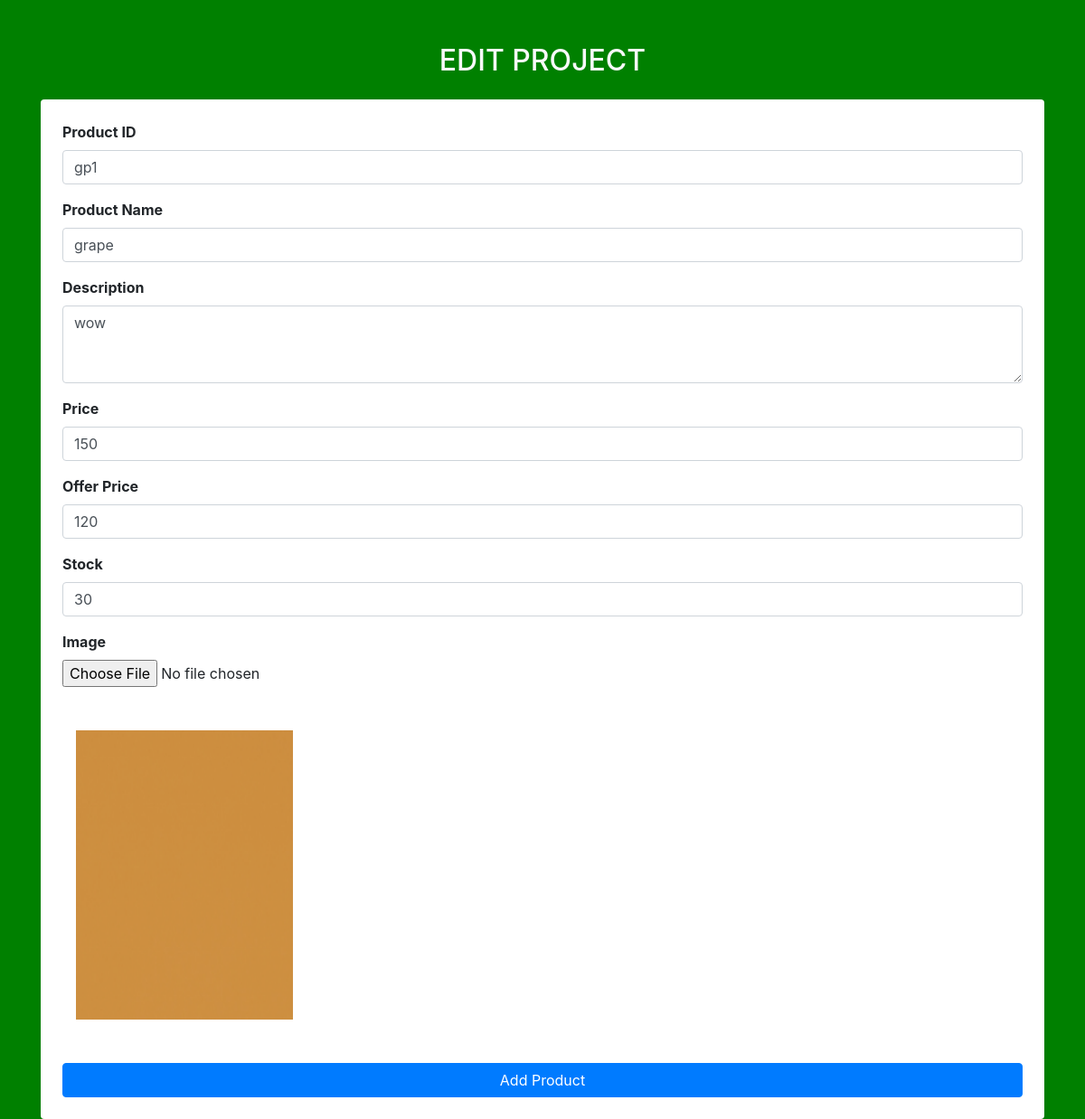
/editproduct/2, run on the app's committed database.
### app/models.py (models this page shows)
class product(models.Model):
    pid=models.TextField()
    name=models.TextField()
    dis=models.TextField()
    price=models.IntegerField()
    offer_price=models.IntegerField()
    stock=models.IntegerField()
    img=models.FileField()

### app/views.py (the view)
# urls.py: path('editproduct/<pid>',views.editproduct),
def editproduct(req,pid):
    if req.method=='POST':
        p_id=req.POST['pid']
        name=req.POST['name']
        dis=req.POST['dis']
        price=req.POST['price']
        off_p=req.POST['off_p']
        stock=req.POST['stock']
        file=req.FILES.get('img')
        if file:
            product.objects.filter(pk=pid).update(pid=p_id,name=name,dis=dis,price=price,offer_price=off_p,stock=stock)
            data=product.objects.get(pk=pid)
            data.img=file
            data.save()
        else:
            product.objects.filter(pk=pid).update(pid=p_id,name=name,dis=dis,price=price,offer_price=off_p,stock=stock)
        return redirect(shop_home)
    else:
        data=product.objects.get(pk=pid)
        return render(req,'shop/edit.html',{'data':data})

### templates/shop/edit.html (shortened to what this page needs)
<!DOCTYPE html>
<html lang="en">
<head>
    <link href="https://stackpath.bootstrapcdn.com/bootstrap/4.5.2/css/bootstrap.min.css" rel="stylesheet">
</head>
<body style="background-color:green;">
    <div class="container mt-5">
        <h2 class="text-center mb-4 text-light">EDIT PROJECT</h2>
        <form action="" method="post" class="p-4 shadow-sm bg-white rounded" enctype="multipart/form-data">
            <div class="form-group">
                <label for="pid"><b>Product ID</b></label>
                <input type="text" class="form-control" name="pid" id="pid" placeholder="Enter product ID" value="{{data.pid}}">
            </div>
            <div class="form-group">
                <label for="name"><b>Product Name</b></label>
                <input type="text" class="form-control" name="name" id="name" placeholder="Enter product name" value="{{data.name}}">
            </div>
            <div class="form-group">
                <label for="descrip"><b>Description</b></label>
                <textarea class="form-control" name="dis" id="dis" rows="3" placeholder="Enter product description" >{{data.dis}}</textarea>
            </div>
            <div class="form-group">
                <label for="price"><b>Price</b></label>
                <input type="number" class="form-control" name="price" id="price" placeholder="Enter price" value="{{data.price}}">
            </div>
            <div class="form-group">
                <label for="offer_price"><b>Offer Price</b></label>
                <input type="number" class="form-control" name="off_p" id="offer_p" placeholder="Enter offer price"  value="{{data.offer_price}}">
            </div>
            <div class="form-group">
                <label for="stock"><b>Stock</b></label>
                <input type="number" class="form-control" name="stock" id="stock" placeholder="Enter stock quantity" value="{{data.stock}}">
            </div>
            <div class="form-group">
                <label for="image"><b>Image</b></label>
                <input type="file" class="form-control-file" name="img" id="image">
            </div>
            <div class="container mt-5 mb-5"><img src="{{data.img.url}}" alt="" style="width:20vw;height: 40vh;"></div>
            <button type="submit" class="btn btn-primary btn-block">Add Product</button>
        </form>
    </div>
</body>
</html>

### data on the page
product: pid "gp1", name "grape", dis "wow", price "150", off_p "120", stock "30", img (picture)
